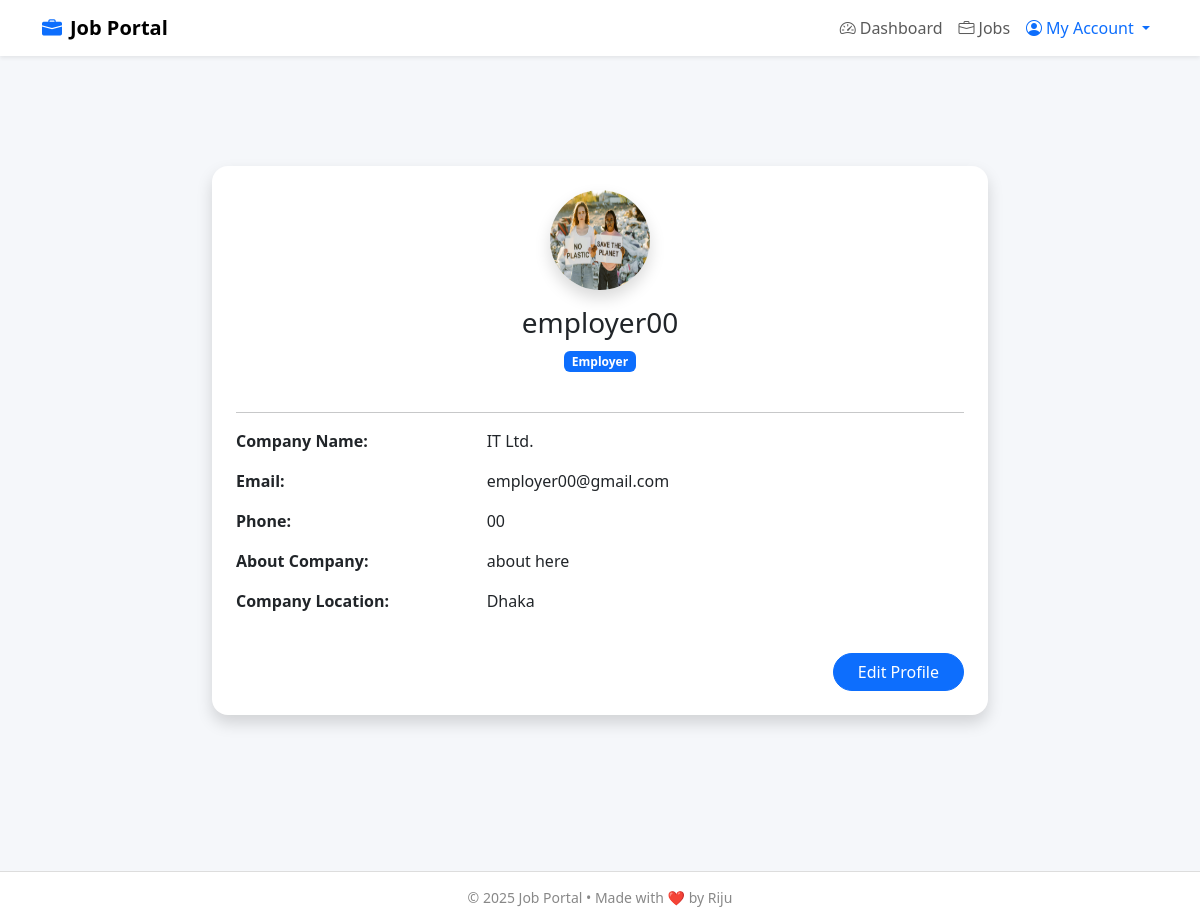
Before: /profile/ (signed in) with the older database file.
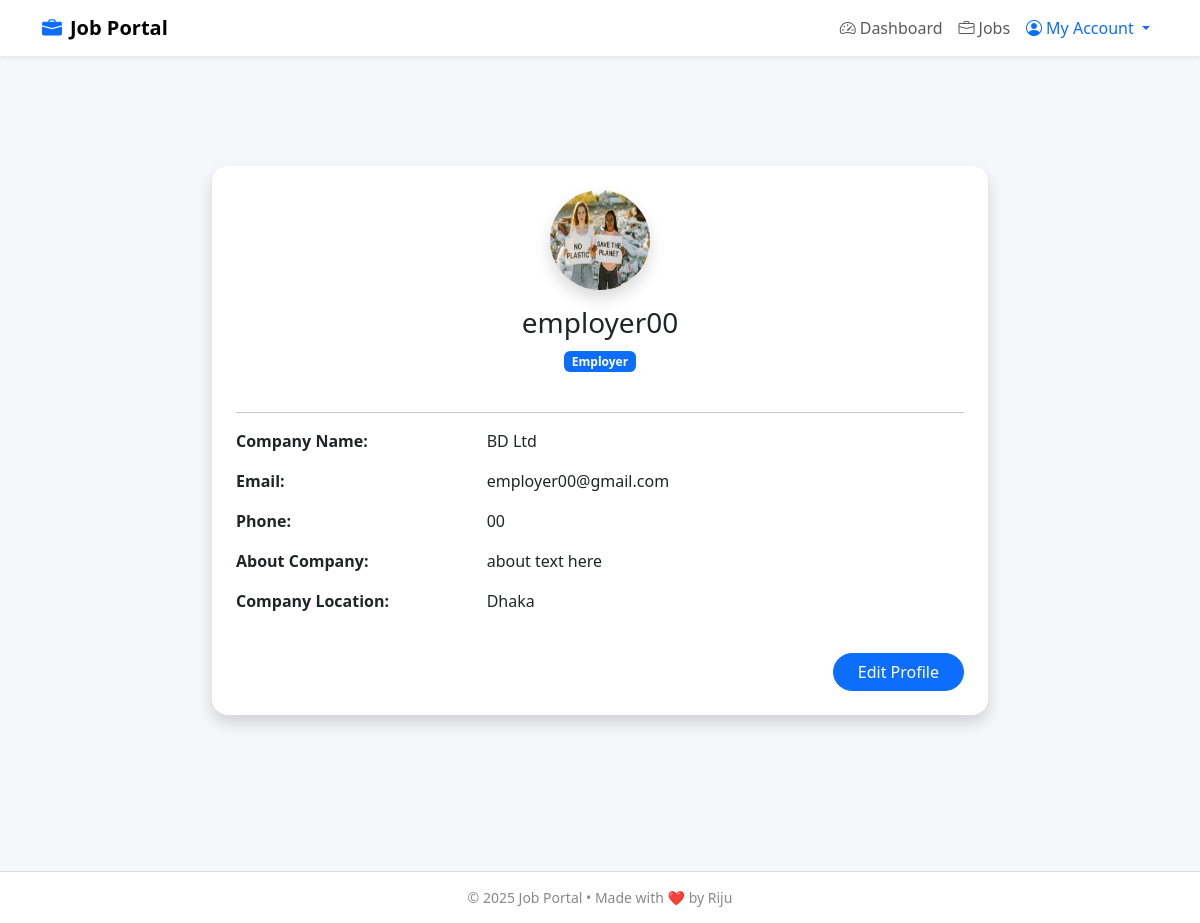
After: the same page with the newer database file.
### users_auth_app/models.py (models this page shows, shortened)
class CustomUserModel(AbstractUser):
    phone = models.CharField(max_length=15, null=True)
    user_types = models.CharField(choices=[
        ('Admin', 'Admin'),
        ('Employer', 'Employer'),
        ('Candidate', 'Candidate'),
    ],max_length=10,null=True)

### employer_app/models.py (models this page shows, shortened)
class EmployerProfileModel(models.Model):
    employer_user = models.OneToOneField(CustomUserModel , on_delete=models.CASCADE,null=True, related_name='employer_profile')
    company_name = models.CharField(max_length=255)
    email = models.EmailField()
    phone = models.CharField(max_length=20)
    about_company = models.TextField(blank=True, null=True)
    company_logo = models.ImageField(upload_to='Media/company_logos/', null=True)
    location = models.CharField(max_length=255, blank=True, null=True)

### users_auth_app/views.py (the view)
# urls.py: path('profile/',profilePage, name='profilePage'),
def profilePage(request):
    return render(request, 'profile.html')

### users_auth_app/templates/profile.html (shortened to what this page needs)
{% extends 'master/master.html' %}
{% block body %}
{% if request.user.user_types == 'Employer' %}
<div class="container my-5" style="max-width: 800px;">
  <div class="card shadow rounded-4 border-0 p-4">
    <div class="text-center mb-4">
      <img src="{{ user.employer_profile.company_logo.url }}"
           alt="Avatar" class="rounded-circle shadow" width="100" height="100">
      <h3 class="mt-3">{{ request.user.username }}</h3>
      <span class="badge bg-primary">
        {{ request.user.user_types }}
      </span>
    </div>
    <hr>
    <div class="row mb-3">
      <div class="col-md-4 fw-bold">Company Name:</div>
      <div class="col-md-8">{{ request.user.employer_profile.company_name }}</div>
    </div>
    <div class="row mb-3">
      <div class="col-md-4 fw-bold">Email:</div>
      <div class="col-md-8">{{ request.user.email }}</div>
    </div>
    <div class="row mb-3">
      <div class="col-md-4 fw-bold">Phone:</div>
      <div class="col-md-8">{{ request.user.phone }}</div>
    </div>
    <div class="row mb-3">
      <div class="col-md-4 fw-bold">About Company:</div>
      <div class="col-md-8">
        <div class="col-md-8"> {{ request.user.employer_profile.about_company }}</div>
      </div>
    </div>
    <div class="row mb-3">
      <div class="col-md-4 fw-bold">Company Location:</div>
      <div class="col-md-8">
        <div class="col-md-8"> {{ request.user.employer_profile.location }}</div>
      </div>
    </div>
    <div class="text-end mt-4">
      <a href="{% url 'profileUpdatePage' request.user.id %}" class="btn btn-primary px-4 rounded-pill">Edit Profile</a>
    </div>
  </div>
</div>
{% endif %}
{% endblock %}

Changed rows visible on the page:
changed through a linked row, CustomUserModel "employer00": user.employer_profile.company_name "IT Ltd." → "BD Ltd"; user.employer_profile.about_company "about here" → "about text here"
